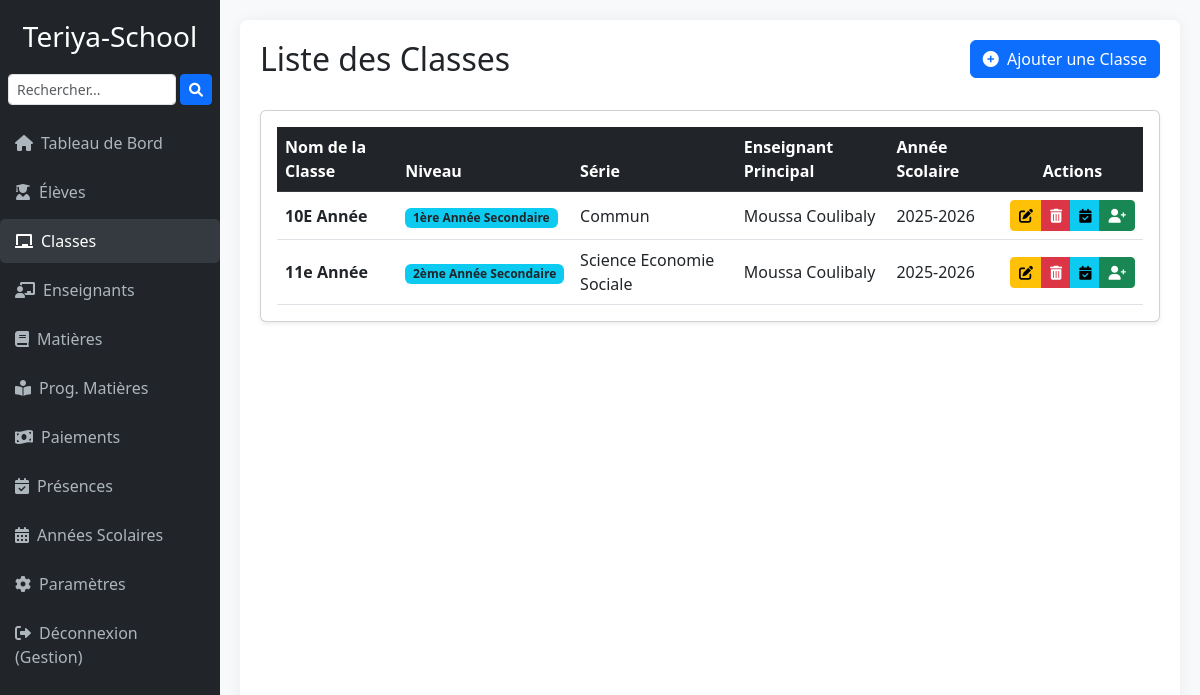
Page /classes/ (signed in) on the committed database.
### dashboard/models.py (models this page shows, shortened)
class Profile(models.Model):
    user = models.OneToOneField(User, on_delete=models.CASCADE)
    ecole = models.ForeignKey("EcoleSettings", on_delete=models.CASCADE, null=True, blank=True)

class EcoleSettings(models.Model):
    ministere = models.CharField(
        max_length=255,
        blank=True,
        null=True,
        verbose_name="Ministère de Tutelle",
        help_text="Exemple : Ministère de l’Éducation Nationale"
    )
    academie = models.CharField(
        max_length=255,
        blank=True,
        null=True,
        verbose_name="Académie / Inspection",
        help_text="Exemple : Académie de Bamako Rive Droite"
    )
    commune = models.CharField(
        max_length=255,
        blank=True,
        null=True,
        verbose_name="Commune",
        help_text="Exemple : Commune IV du District de Bamako"
    )
    nom_etablissement = models.CharField(
        max_length=255,
        verbose_name="Nom de l'Établissement"
    )
    adresse_etablissement = models.CharField(
        max_length=255,
        blank=True,
        null=True,
        verbose_name="Adresse"
    )
    telephone = models.CharField(
        max_length=50,
        blank=True,
        null=True,
        verbose_name="Téléphone de l'Établissement"
    )
    email_contact = models.EmailField(
        blank=True,
        null=True,
        verbose_name="Email de Contact"
    )
    site_web = models.URLField(
        blank=True,
        null=True,
        verbose_name="Site Web"
    )
    code_etablissement = models.CharField(
        max_length=50,
        blank=True,
        null=True,
        unique=True,  # ✅ Chaque école doit avoir un code unique
        verbose_name="Code de l'Établissement",
        help_text="Code attribué par le ministère ou la direction académique"
    )
    logo = models.ImageField(
        upload_to='settings/assets/',
        blank=True,
        null=True,
        verbose_name="Logo de l'École"
    )
    cachet_admin = models.ImageField(
        upload_to='settings/assets/',
        blank=True,
        null=True,
        verbose_name="Cachet (Sceau) de l'Administration"
    )
    signature_directeur = models.ImageField(
        upload_to='settings/assets/',
        blank=True,
        null=True,
        verbose_name="Signature du Directeur/Responsable"
    )
    titre_signataire = models.CharField(
        max_length=100,
        default='Le Directeur',
        verbose_name="Titre du Signataire"
    )
    nom_signataire = models.CharField(
        max_length=255,
        blank=True,
        null=True,
        verbose_name="Nom du Signataire",
        help_text="Nom du directeur ou responsable signataire"
    )
    date_mise_a_jour = models.DateTimeField(
        auto_now=True,
        verbose_name="Dernière mise à jour"
    )
    class Meta:
        verbose_name = "École"
        verbose_name_plural = "Écoles"
        ordering = ['nom_etablissement']
    date_fin_essai = models.DateTimeField(
        blank=True,
        null=True,
        verbose_name="Fin de la période d'essai gratuite"
    )
    est_active = models.BooleanField(
        default=True,
        verbose_name="École active",
        help_text="Indique si l'école peut utiliser le système"
    )
    def periode_essai_expiree(self):
        return self.date_fin_essai and timezone.now() > self.date_fin_essai

class Classe(models.Model):
    ecole = models.ForeignKey(
        'EcoleSettings',
        on_delete=models.CASCADE,
        verbose_name="École",
        default=1)
    nom_classe = models.CharField(max_length=100, verbose_name="Nom de la Classe") # Ex: "7ème Année A", "Terminale L"
    niveau = models.CharField(max_length=50, verbose_name="Niveau Scolaire",
                              choices=[
                                  ('1AP', '1ère Année Fondamentale'), ('2AP', '2ème Année Fondamentale'),
                                  ('3AP', '3ème Année Fondamentale'), ('4AP', '4ème Année Fondamentale'),
                                  ('5AP', '5ème Année Fondamentale'), ('6AP', '6ème Année Fondamentale'),
                                  ('7AP', '7ème Année Fondamentale'), ('8AP', '8ème Année Fondamentale'),
                                  ('9AP', '9ème Année Fondamentale'),
                                  ('1AS', '1ère Année Secondaire'), ('2AS', '2ème Année Secondaire'),
                                  ('TL', 'Terminale L'), ('TS', 'Terminale S'), ('TC', 'Terminale C'),
                              ])
    serie = models.CharField(max_length=50, blank=True, null=True, verbose_name="Série (pour le Secondaire)")
    enseignant_principal = models.ForeignKey(Enseignant, on_delete=models.SET_NULL, null=True, blank=True,related_name='classes_principales', verbose_name= "Enseignant Principal")
    annee_scolaire = models.ForeignKey(AnneeScolaire, on_delete=models.CASCADE, verbose_name="Année Scolaire")
    class Meta:
        verbose_name = "Classe"
        verbose_name_plural = "Classes"
        unique_together = ('nom_classe', 'annee_scolaire')
        ordering = ['annee_scolaire', 'niveau', 'nom_classe']

class Enseignant(models.Model):
    ecole = models.ForeignKey(
     'EcoleSettings',
     on_delete=models.CASCADE,
     verbose_name="École",
     default=1,
     related_name='enseignants')  # <-- ajoute ce related_name
    user = models.OneToOneField(User, on_delete=models.CASCADE, null=True, blank=True, verbose_name="Utilisateur Django")
    nom = models.CharField(max_length=100, verbose_name="Nom")
    prenom = models.CharField(max_length=100, verbose_name="Prénom")
    contact = models.CharField(max_length=50, blank=True, null=True, verbose_name="Contact Téléphonique")
    email = models.EmailField(blank=True, null=True, verbose_name="Adresse Email")
    specialite = models.CharField(max_length=100, blank=True, null=True, verbose_name="Spécialité/Matière principale")
    class Meta:
        verbose_name = "Enseignant"
        verbose_name_plural = "Enseignants"
        ordering = ['nom', 'prenom']
    def __str__(self):
        return f"{self.prenom} {self.nom}"

class AnneeScolaire(models.Model):
    ecole = models.ForeignKey(
        'EcoleSettings',
        on_delete=models.CASCADE,
        verbose_name="École"
    )
    annee = models.CharField(
        max_length=9,
        verbose_name="Année Scolaire",
        help_text="Exemple : 2024-2025"
    )
    date_debut = models.DateField(verbose_name="Date de Début")
    date_fin = models.DateField(verbose_name="Date de Fin")
    active = models.BooleanField(
        default=False,
        verbose_name="Active (Année en cours)",
        help_text="Si cochée, cette année sera considérée comme l'année scolaire en cours."
    )
    class Meta:
        verbose_name = "Année Scolaire"
        verbose_name_plural = "Années Scolaires"
        ordering = ['-annee']  # Affiche l'année la plus récente en premier
        unique_together = ('ecole', 'annee')  # Unicité par école

### dashboard/views.py (the view)
# urls.py: path('classes/', views.liste_classes, name='liste_classes'),
@login_required
def liste_classes(request):
    ecole = get_user_ecole(request)
    if not ecole:
        messages.error(request, "Vous n'êtes associé à aucune école.")
        return redirect('dashboard_accueil')
    classes = Classe.objects.filter(ecole=ecole) \
                           .select_related('annee_scolaire', 'enseignant_principal') \
                           .order_by('annee_scolaire__annee', 'nom_classe')
    return render(request, 'dashboard/classes/liste_classes.html', {
        'classes': classes,
        'ecole': ecole
    })

### dashboard/views.py (called while the page is built)
def get_user_ecole(request):
    return (
        getattr(getattr(request.user, 'enseignant', None), 'ecole', None)
        or getattr(getattr(request.user, 'etudiant', None), 'ecole', None)
        or getattr(getattr(request.user, 'profile', None), 'ecole', None)
        or (EcoleSettings.objects.first() if request.user.is_superuser else None)
    )

### dashboard/templates/dashboard/classes/liste_classes.html (shortened to what this page needs)
{% extends 'dashboard/base.html' %}
{% block content %}
<div class="d-flex justify-content-between align-items-center mb-4 flex-wrap">
    <h2 class="mb-2">Liste des Classes</h2>
    <a href="{% url 'creer_classe' %}" class="btn btn-primary mb-2">
        <i class="fas fa-plus-circle me-1"></i> Ajouter une Classe
    </a>
</div>
<div class="card shadow-sm p-3">
    <div class="table-responsive">
        <table class="table table-hover align-middle mb-0">
            <thead class="table-dark">
                <tr>
                    <th>Nom de la Classe</th>
                    <th>Niveau</th>
                    <th>Série</th>
                    <th>Enseignant Principal</th>
                    <th>Année Scolaire</th>
                    <th class="text-center">Actions</th>
                </tr>
            </thead>
            <tbody>
                {% for classe in classes %}
                    <tr>
                        <td class="fw-bold">{{ classe.nom_classe }}</td>
                        <td>
                            <span class="badge bg-info text-dark">{{ classe.get_niveau_display }}</span>
                        </td>
                        <td>{{ classe.serie|default:"N/A" }}</td>
                        <td>{{ classe.enseignant_principal|default:"Non assigné" }}</td>
                        <td>{{ classe.annee_scolaire.annee }}</td>
                        <td class="text-center">
                            <div class="btn-group" role="group">
                                <a href="{% url 'modifier_classe' classe.pk %}" class="btn btn-warning btn-sm" data-bs-toggle="tooltip" title="Modifier">
                                    <i class="fas fa-edit"></i>
                                </a>
                                <a href="{% url 'supprimer_classe' classe.pk %}" class="btn btn-danger btn-sm" data-bs-toggle="tooltip" title="Supprimer">
                                    <i class="fas fa-trash-alt"></i>
                                </a>
                                <a href="{% url 'suivi_presence_classe' classe.pk %}" class="btn btn-info btn-sm" data-bs-toggle="tooltip" title="Suivi Présence">
                                    <i class="fas fa-calendar-check"></i>
                                </a>
                                <a href="{% url 'marquer_presence_classe' classe.pk %}" class="btn btn-success btn-sm" data-bs-toggle="tooltip" title="Marquer Présence">
                                    <i class="fas fa-user-plus"></i>
                                </a>
                            </div>
                        </td>
                    </tr>
                {% empty %}
                    <tr>
                        <td colspan="6" class="text-center text-muted">Aucune classe enregistrée pour le moment.</td>
                    </tr>
                {% endfor %}
            </tbody>
        </table>
    </div>
</div>
{% endblock %}

### dashboard/templates/dashboard/base.html (shortened to what this page needs)
<!DOCTYPE html>
<html lang="fr">
<head>
    <link href="https://cdn.jsdelivr.net/npm/bootstrap@5.3.0/dist/css/bootstrap.min.css" rel="stylesheet">
    <link rel="stylesheet" href="https://cdnjs.cloudflare.com/ajax/libs/font-awesome/6.0.0-beta3/css/all.min.css">
</head>
<body>
<div class="wrapper">
    <div class="sidebar">
        <h3>
            {% if request.user.profile.ecole %}
                {{ request.user.profile.ecole.nom_etablissement }}
            {% else %}
                Gestion Multi-École
            {% endif %}
        </h3>
    <form method="get" action="{% url 'recherche_etudiants_globale' %}" class="d-flex mb-3 px-2">
        <input type="text" name="q" class="form-control form-control-sm me-1" placeholder="Rechercher..." required>
        <button type="submit" class="btn btn-sm btn-primary"><i class="fas fa-search"></i></button>
    </form>
        <ul class="nav flex-column">
            <li class="nav-item">
                <a class="nav-link {% if request.resolver_match.url_name == 'dashboard_accueil' %}active{% endif %}" href="{% url 'dashboard_accueil' %}">
                    <i class="fas fa-home me-2"></i>Tableau de Bord
                </a>
            </li>
            <li class="nav-item">
                <a class="nav-link {% if 'etudiant' in request.resolver_match.url_name %}active{% endif %}" href="{% url 'liste_etudiants' %}">
                    <i class="fas fa-user-graduate me-2"></i>Élèves
                </a>
            </li>
            <li class="nav-item">
                <a class="nav-link {% if 'classe' in request.resolver_match.url_name %}active{% endif %}" href="{% url 'liste_classes' %}">
                    <i class="fas fa-chalkboard me-2"></i>Classes
                </a>
            </li>
            <li class="nav-item">
                <a class="nav-link {% if 'enseignant' in request.resolver_match.url_name %}active{% endif %}" href="{% url 'liste_enseignants' %}">
                    <i class="fas fa-chalkboard-teacher me-2"></i>Enseignants
                </a>
            </li>
            <li class="nav-item">
                <a class="nav-link {% if 'matiere' in request.resolver_match.url_name %}active{% endif %}" href="{% url 'liste_matieres' %}">
                    <i class="fas fa-book me-2"></i>Matières
                </a>
            </li>
            <li class="nav-item">
                <a class="nav-link {% if 'programme_matiere' in request.resolver_match.url_name %}active{% endif %}" href="{% url 'liste_programmes_matiere' %}">
                    <i class="fas fa-book-reader me-2"></i>Prog. Matières
                </a>
            </li>
            <li class="nav-item">
                <a class="nav-link {% if 'paiement' in request.resolver_match.url_name %}active{% endif %}" href="{% url 'liste_paiements_par_classe_etudiant' %}">
                    <i class="fas fa-money-bill-wave me-2"></i>Paiements
                </a>
            </li>
            <li class="nav-item">
                <a class="nav-link {% if 'presence' in request.resolver_match.url_name %}active{% endif %}" href="{% url 'liste_presences' %}">
                    <i class="fas fa-calendar-check me-2"></i>Présences
                </a>
            </li>
            <li class="nav-item">
                <a class="nav-link {% if 'annee_scolaire' in request.resolver_match.url_name %}active{% endif %}" href="{% url 'liste_annees_scolaires' %}">
                    <i class="fas fa-calendar-alt me-2"></i>Années Scolaires
                </a>
            </li>
            <li class="nav-item">
                <a class="nav-link {% if request.resolver_match.url_name == 'ecole_settings' %}active{% endif %}" href="{% url 'ecole_settings' %}">
                    <i class="fas fa-cog me-2"></i>Paramètres
                </a>
            </li>
            {% if user.is_authenticated %}
            <li class="nav-item mt-auto">
                <a class="nav-link" href="{% url 'logout' %}">
                    <i class="fas fa-sign-out-alt me-2"></i>Déconnexion ({{ user.username }})
                </a>
            </li>
            {% endif %}
        </ul>
    </div>
    <div class="main-content">
        <div class="content">
            {% block content %}{% endblock %}
        </div>
    </div>
</div>
</body>
</html>

### dashboard/templates/dashboard/base.html (style rules this page uses)
html, body { height: 100%; margin: 0; padding: 0; overflow: hidden; font-family: 'Segoe UI', Tahoma, Geneva, Verdana, sans-serif; background-color: #f8f9fa; }
.wrapper { display: flex; height: 100%; }
.sidebar { background-color: #212529; color: white; width: 220px; padding-top: 20px; flex-shrink: 0; display: flex; flex-direction: column; overflow-y: auto; }
.sidebar h3 { color: #fff; text-align: center; margin-bottom: 20px; }
.sidebar .nav-link { color: #adb5bd; padding: 10px 15px; margin-bottom: 5px; border-radius: 5px; }
.sidebar .nav-link:hover, .sidebar .nav-link.active { background-color: #343a40; color: white; }
.main-content { flex: 1; display: flex; flex-direction: column; padding: 20px; overflow: hidden; }
.content { flex: 1; background-color: #fff; border-radius: 8px; padding: 20px; box-shadow: 0 0 15px rgba(0,0,0,0.05); overflow-y: auto; }

### rows in the picture
Classe: nom_classe "10E Année", niveau "1ère Année Secondaire", serie "Commun", enseignant_principal "Moussa Coulibaly", annee_scolaire.annee "2025-2026"
Classe: nom_classe "11e Année", niveau "2ème Année Secondaire", serie "Science Economie Sociale", enseignant_principal "Moussa Coulibaly", annee_scolaire.annee "2025-2026"

### other values in the picture
{{ request.user.profile.ecole.nom_etablissement }} "Teriya-School"
{{ user.username }} "Gestion"
